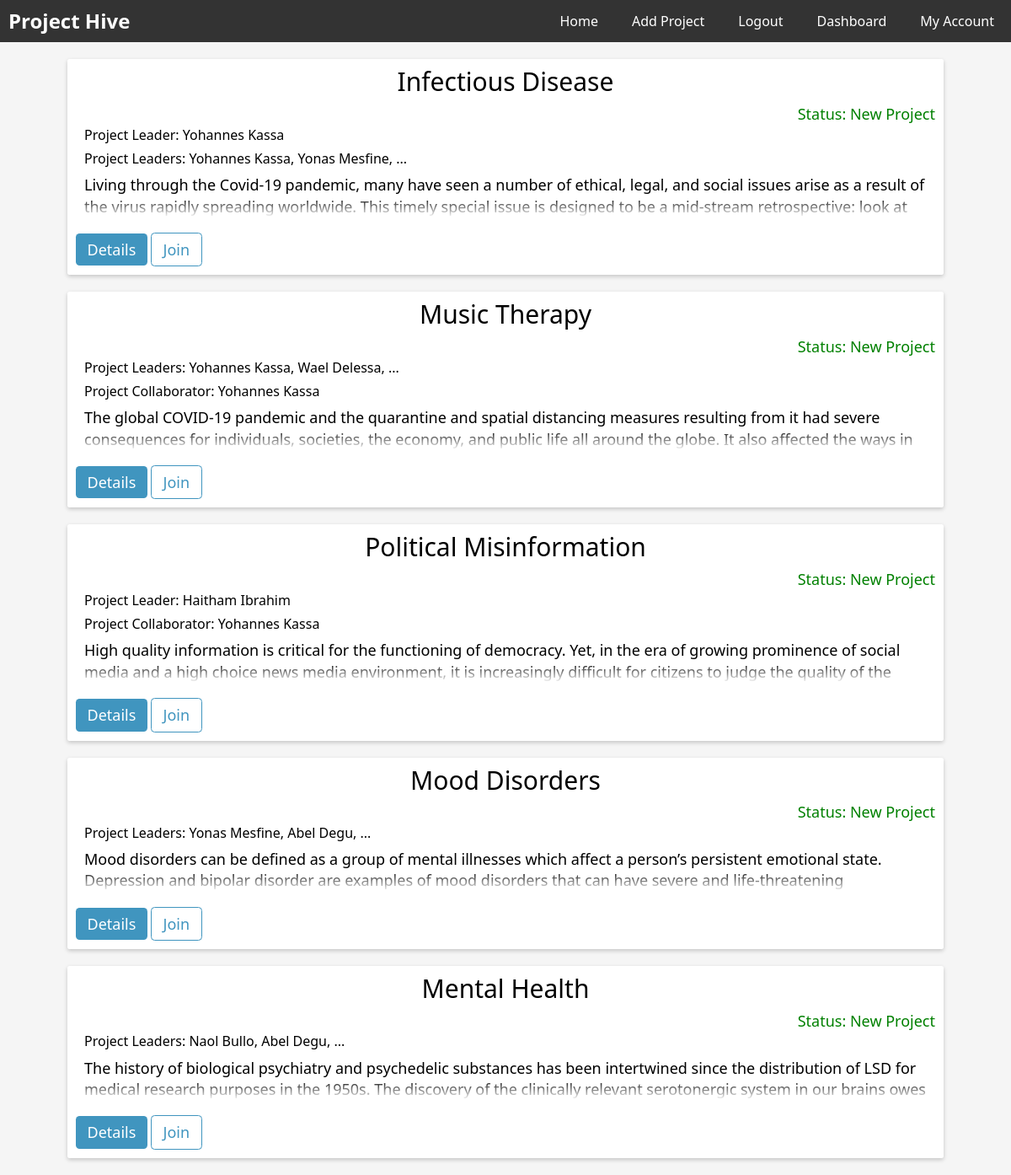
/ (signed in), run on the app's committed database.
### website/models.py (models this page shows)
class Project(db.Model):
    id = db.Column(db.Integer, primary_key=True)
    title = db.Column(db.String(500), nullable=False)
    start_date = db.Column(db.DateTime(timezone=True), default=func.now(), nullable=False)
    description = db.Column(db.String(5000), unique=True, nullable=False)
    status = db.Column(db.String(500), default="New Project")
    leaders = db.relationship('User', secondary='leader', backref='projects')

### website/views.py (the view)
@views.route('/', methods=['GET'])
@login_required
def index():
    entries = []
    projects = Project.query.all()
    if projects:
        for project in projects:
            entry = {}
            entry['title'] = project.title
            entry['description'] = project.description
            entry['status'] = project.status
            entry['id'] = project.id
            leader_names = []
            collaborator_names = []
            collaborator_entries = Collaborator.query.filter_by(project_id=project.id).all()
            leader_entries = Leader.query.filter_by(project_id=project.id).all()
            if leader_entries:
                for leader_entry in leader_entries:
                    leader_first_name = User.query.filter_by(id=leader_entry.user_id).first().first_name
                    leader_last_name = User.query.filter_by(id=leader_entry.user_id).first().last_name
                    leader_name = leader_first_name + ' ' + leader_last_name
                    leader_names.append(leader_name)
            if collaborator_entries:
                for collaborator_entry in collaborator_entries:
                    user_id = collaborator_entry.user_id
                    collaborator_first_name = User.query.filter_by(id=user_id).first().first_name
                    collaborator_last_name = User.query.filter_by(id=user_id).first().last_name
                    collaborator_name = collaborator_first_name + ' ' + collaborator_last_name
                    collaborator_names.append(collaborator_name)
            entry['collaborator_names'] = collaborator_names
            entry['leader_names'] = leader_names
            entries.append(entry)
    return render_template('index.html', entries=entries, user=current_user)

### website/__init__.py (called while the page is built)
def create_app():
    app = Flask(__name__)
    app.config["TEMPLATES_AUTO_RELOAD"] = True
    app.config['SQLALCHEMY_DATABASE_URI'] = f'sqlite:///{DB_NAME}'
    app.config['SECRET_KEY'] = "dsaljf;ldsakjf;lkdsjf,cmlkjlkwqjfoijlsad;"
    app.config['LOGIN_MESSAGE'] = 'Please log in to continue.'
    db.init_app(app)
    from website.views import views
    from website.auth import auth
    app.register_blueprint(views, url_prefix="/")
    app.register_blueprint(auth, url_prefix="/")
    from website import models
    from website.models import User
    create_database(app)
    login_manager = LoginManager()
    login_manager.login_view = 'auth.login'
    login_manager.login_message = 'Please log in to continue.' # set the custom login message
    login_manager.init_app(app)
    @login_manager.user_loader
    def load_user(id):
        return User.query.get(int(id))
    return app

### website/templates/index.html (shortened to what this page needs)
{% extends "base.html" %}
{% block main %}
{% for entry in entries %}
<div class="card">
    <div class="title-grid">
        <div class="P-Title">{{ entry.title }}</div>
        <div class="status">Status: {{entry.status}}</div>
    </div>
    <div class="P-owner">
        {% if entry.leader_names|length == 1 %}
            Project Leader: {{ entry.leader_names[0] }}
        {% elif entry.leader_names|length > 1 %}
            Project Leaders: {{ entry.leader_names[0] }}, {{ entry.leader_names[1] }}, ...
        {% endif %}
    </div>
    {% if entry.collaborator_names %}
        <div class="Project-collaborators">
            {% if entry.collaborator_names|length == 1 %}
                Project Collaborator: {{ entry.collaborator_names[0] }}
            {% elif  entry.collaborator_names|length > 1 %}
                Project Leaders: {{  entry.collaborator_names[0] }}, {{  entry.collaborator_names[1] }}, ...
            {% endif %}
        </div>
     {% endif %}
    <div class="Description">
        {{ entry.description }}
    </div>
    <div class="card-footer">
        <a href="{{ url_for('views_bp.details', id=entry.id) }}"><button class="homebtn">Details</button></a>
        <a href="{{ url_for('views_bp.add_collaborator', id=entry.id) }}"><button class="homebtn btn-outline">Join</button></a>
    </div>
</div>
{% endfor %}
{% endblock %}

### website/templates/base.html (shortened to what this page needs)
<!DOCTYPE html>
<html lang="en">
  <head>
    <link
      rel="stylesheet"
      href="{{ url_for('static', filename='css/normalize.css')}}"
    />
    <link
      rel="stylesheet"
      href="{{ url_for('static', filename='css/main.css')}}"
    />
  </head>
  <body>
    <nav>
      <a class="logo" href="#">Project Hive</a>
      <ul>
        {% if user.is_authenticated %}
        <li><a href="/">Home</a></li>
        <li><a href="/add_project">Add Project</a></li>
        <li><a href="/logout">Logout</a></li>
        <li><a href="/dashboard">Dashboard</a></li>
        <li><a href="/profile/myaccount">My Account</a></li>
        {% else %}
        <li><a href="/login">Login</a></li>
        <li><a href="/register">Register</a></li>
        {% endif %}
      </ul>
    </nav>
    <main>{% block main %} {% endblock %}</main>
  </body>
</html>

### website/static/css/main.css (style rules this page uses)
*, *::after, *::before { box-sizing: border-box; }
html { font-size: 62.5%; }
body { background-color: #f5f5f5; }
input[type="text"], input[type="email"], input[type="password"], button { outline: none; width: 100%; }
a { text-decoration: none; }
.P-owner { margin-bottom: 1rem; margin-left: 1rem; font-size: 1.6rem; }
.Project-collaborators { margin-bottom: 1rem; margin-left: 1rem; font-size: 1.6rem; }
.card { background-color: white; padding: 1rem; margin: 2rem 8rem; border: none; border-radius: 0.25rem; box-shadow: 0 2px 5px 0 rgba(0, 0, 0, 0.2); }
.P-Title { font-size: 3rem; margin-bottom: 1rem; text-align: center; }
.status { font-size: 1.8rem; margin-bottom: 0.5rem; text-align: end; color: green; }
.Description { font-size: 1.8rem; max-height: calc(2 * 1em * 1.4); line-height: 1.4; margin-left: 1rem; overflow: hidden; position: relative; margin-bottom: 1.8rem; }
.Description::before { content: ""; position: absolute; height: calc(1em * 1.4); width: 100%; bottom: 0; pointer-events: none; background: linear-gradient(to bottom, transparent, white); }
.card-footer { margin-top: 1rem; }
.homebtn { --color: hsl(200, 50%, 50%); background: var(--color); color: white; border: none; font-size: 1.8rem; padding: 0.5em 0.75em; border-radius: 0.25em; cursor: pointer; width: auto; }
.homebtn.btn-outline { background: none; border: 1px solid var(--color); color: var(--color); }
nav { display: flex; justify-content: space-between; align-items: center; background-color: #333; color: #fff; width: 100%; }
nav a { color: #fff; text-decoration: none; margin: 0 10px; }
nav a.logo { font-weight: bold; font-size: 24px; }
nav ul { list-style: none; display: flex; }
nav li { margin: 0 10px; }

### data on the page
Project: title "Infectious Disease", status "New Project", leader_names "Yohannes Kassa", collaborator_names "Yohannes Kassa", collaborator_names "Yonas Mesfine", description "Living through the Covid-19 pandemic, many have seen a number of ethical, legal, and social issues arise as a result of the virus rapidly spreading worldwide. This timely special issue is designed to be a mid-stream retrospective: look at…"
Project: title "Music Therapy", status "New Project", leader_names "Yohannes Kassa", leader_names "Wael Delessa", collaborator_names "Yohannes Kassa", description "The global COVID-19 pandemic and the quarantine and spatial distancing measures resulting from it had severe consequences for individuals, societies, the economy, and public life all around the globe. It also affected the ways in…"
Project: title "Political Misinformation", status "New Project", leader_names "Haitham Ibrahim", collaborator_names "Yohannes Kassa", description "High quality information is critical for the functioning of democracy. Yet, in the era of growing prominence of social media and a high choice news media environment, it is increasingly difficult for citizens to judge the quality of the…"
Project: title "Mood Disorders", status "New Project", leader_names "Yonas Mesfine", leader_names "Abel Degu", description "Mood disorders can be defined as a group of mental illnesses which affect a person’s persistent emotional state. Depression and bipolar disorder are examples of mood disorders that can have severe and life-threatening…"
Project: title "Mental Health", status "New Project", leader_names "Naol Bullo", leader_names "Abel Degu", description "The history of biological psychiatry and psychedelic substances has been intertwined since the distribution of LSD for medical research purposes in the 1950s. The discovery of the clinically relevant serotonergic system in our brains owes…"
